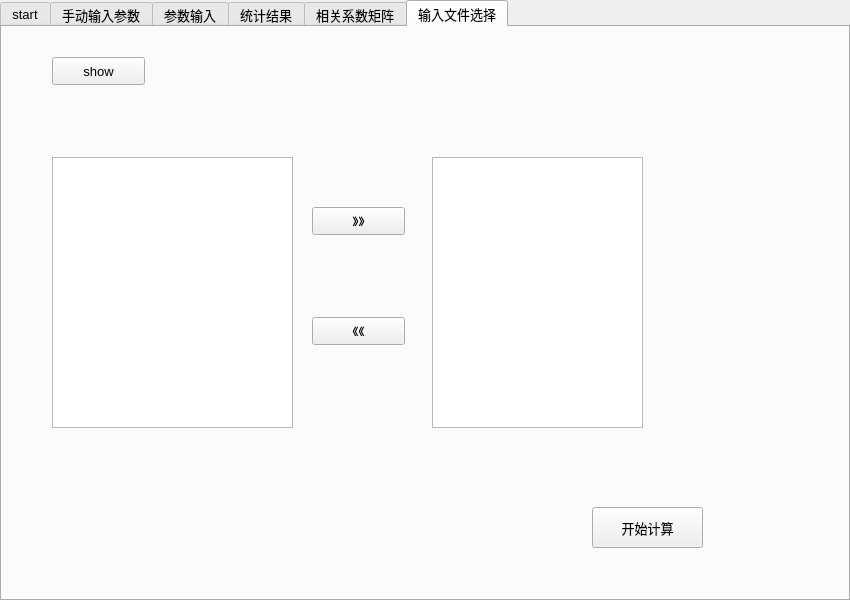
<?xml version="1.0" encoding="UTF-8"?>
<ui version="4.0">
 <class>Widget</class>
 <widget class="QWidget" name="Widget">
  <property name="geometry">
   <rect>
    <x>0</x>
    <y>0</y>
    <width>850</width>
    <height>600</height>
   </rect>
  </property>
  <property name="windowTitle">
   <string>Widget</string>
  </property>
  <widget class="QTabWidget" name="tabWidget">
   <property name="geometry">
    <rect>
     <x>0</x>
     <y>0</y>
     <width>850</width>
     <height>601</height>
    </rect>
   </property>
   <property name="font">
    <font>
     <family>Microsoft YaHei UI</family>
     <pointsize>10</pointsize>
    </font>
   </property>
   <property name="currentIndex">
    <number>5</number>
   </property>
   <widget class="QWidget" name="tab">
    <attribute name="title">
     <string>start</string>
    </attribute>
    <widget class="QPushButton" name="pushButton">
     <property name="geometry">
      <rect>
       <x>100</x>
       <y>300</y>
       <width>250</width>
       <height>100</height>
      </rect>
     </property>
     <property name="text">
      <string>文件输入</string>
     </property>
    </widget>
    <widget class="QPushButton" name="pushButton_2">
     <property name="geometry">
      <rect>
       <x>430</x>
       <y>300</y>
       <width>250</width>
       <height>100</height>
      </rect>
     </property>
     <property name="text">
      <string>手动输入</string>
     </property>
    </widget>
    <widget class="QLabel" name="label">
     <property name="geometry">
      <rect>
       <x>290</x>
       <y>130</y>
       <width>200</width>
       <height>70</height>
      </rect>
     </property>
     <property name="font">
      <font>
       <family>04b_21</family>
       <pointsize>20</pointsize>
      </font>
     </property>
     <property name="text">
      <string>选择输入方式</string>
     </property>
    </widget>
   </widget>
   <widget class="QWidget" name="tab_2">
    <attribute name="title">
     <string>手动输入参数</string>
    </attribute>
    <widget class="QLabel" name="label_2">
     <property name="geometry">
      <rect>
       <x>40</x>
       <y>30</y>
       <width>72</width>
       <height>30</height>
      </rect>
     </property>
     <property name="text">
      <string>参数量</string>
     </property>
    </widget>
    <widget class="QSpinBox" name="spinBox">
     <property name="geometry">
      <rect>
       <x>110</x>
       <y>30</y>
       <width>46</width>
       <height>30</height>
      </rect>
     </property>
    </widget>
    <widget class="QPushButton" name="pushButton_3">
     <property name="geometry">
      <rect>
       <x>190</x>
       <y>30</y>
       <width>93</width>
       <height>30</height>
      </rect>
     </property>
     <property name="text">
      <string>生成矩阵</string>
     </property>
    </widget>
    <widget class="QGroupBox" name="groupBox">
     <property name="geometry">
      <rect>
       <x>30</x>
       <y>80</y>
       <width>330</width>
       <height>400</height>
      </rect>
     </property>
     <property name="font">
      <font>
       <family>微软雅黑</family>
       <pointsize>12</pointsize>
      </font>
     </property>
     <property name="title">
      <string>参数输入</string>
     </property>
     <widget class="QComboBox" name="comboBox">
      <property name="geometry">
       <rect>
        <x>90</x>
        <y>50</y>
        <width>95</width>
        <height>22</height>
       </rect>
      </property>
     </widget>
     <widget class="QLabel" name="label_3">
      <property name="geometry">
       <rect>
        <x>20</x>
        <y>50</y>
        <width>72</width>
        <height>22</height>
       </rect>
      </property>
      <property name="font">
       <font>
        <family>微软雅黑</family>
        <pointsize>11</pointsize>
       </font>
      </property>
      <property name="text">
       <string>  参数</string>
      </property>
     </widget>
     <widget class="QLineEdit" name="lineEdit">
      <property name="geometry">
       <rect>
        <x>90</x>
        <y>100</y>
        <width>100</width>
        <height>25</height>
       </rect>
      </property>
     </widget>
     <widget class="QLabel" name="label_4">
      <property name="geometry">
       <rect>
        <x>10</x>
        <y>100</y>
        <width>72</width>
        <height>25</height>
       </rect>
      </property>
      <property name="font">
       <font>
        <family>微软雅黑</family>
        <pointsize>11</pointsize>
        <italic>false</italic>
       </font>
      </property>
      <property name="text">
       <string>  name</string>
      </property>
     </widget>
     <widget class="QLabel" name="label_5">
      <property name="geometry">
       <rect>
        <x>10</x>
        <y>150</y>
        <width>72</width>
        <height>25</height>
       </rect>
      </property>
      <property name="font">
       <font>
        <family>微软雅黑</family>
        <pointsize>11</pointsize>
       </font>
      </property>
      <property name="text">
       <string>   均值</string>
      </property>
     </widget>
     <widget class="QLabel" name="label_6">
      <property name="geometry">
       <rect>
        <x>10</x>
        <y>200</y>
        <width>72</width>
        <height>25</height>
       </rect>
      </property>
      <property name="font">
       <font>
        <family>微软雅黑</family>
        <pointsize>11</pointsize>
       </font>
      </property>
      <property name="text">
       <string>不确定度</string>
      </property>
     </widget>
     <widget class="QLineEdit" name="lineEdit_2">
      <property name="geometry">
       <rect>
        <x>90</x>
        <y>150</y>
        <width>130</width>
        <height>25</height>
       </rect>
      </property>
     </widget>
     <widget class="QLineEdit" name="lineEdit_3">
      <property name="geometry">
       <rect>
        <x>90</x>
        <y>200</y>
        <width>130</width>
        <height>25</height>
       </rect>
      </property>
     </widget>
     <widget class="QLabel" name="label_7">
      <property name="geometry">
       <rect>
        <x>10</x>
        <y>250</y>
        <width>72</width>
        <height>25</height>
       </rect>
      </property>
      <property name="font">
       <font>
        <family>微软雅黑</family>
        <pointsize>11</pointsize>
       </font>
      </property>
      <property name="text">
       <string>分布类型</string>
      </property>
     </widget>
     <widget class="QComboBox" name="comboBox_2">
      <property name="geometry">
       <rect>
        <x>90</x>
        <y>250</y>
        <width>95</width>
        <height>25</height>
       </rect>
      </property>
      <property name="font">
       <font>
        <family>微软雅黑</family>
        <pointsize>9</pointsize>
       </font>
      </property>
      <item>
       <property name="text">
        <string>均匀分布</string>
       </property>
      </item>
      <item>
       <property name="text">
        <string>正态分布</string>
       </property>
      </item>
     </widget>
     <widget class="QPushButton" name="pushButton_5">
      <property name="geometry">
       <rect>
        <x>70</x>
        <y>320</y>
        <width>130</width>
        <height>40</height>
       </rect>
      </property>
      <property name="font">
       <font>
        <family>微软雅黑</family>
        <pointsize>9</pointsize>
       </font>
      </property>
      <property name="text">
       <string>apply</string>
      </property>
     </widget>
     <widget class="QComboBox" name="comboBox_7">
      <property name="geometry">
       <rect>
        <x>220</x>
        <y>150</y>
        <width>80</width>
        <height>25</height>
       </rect>
      </property>
      <property name="font">
       <font>
        <pointsize>8</pointsize>
       </font>
      </property>
      <item>
       <property name="text">
        <string>g/cm^3</string>
       </property>
      </item>
     </widget>
     <widget class="QComboBox" name="comboBox_8">
      <property name="geometry">
       <rect>
        <x>220</x>
        <y>200</y>
        <width>51</width>
        <height>25</height>
       </rect>
      </property>
      <property name="font">
       <font>
        <pointsize>8</pointsize>
       </font>
      </property>
      <item>
       <property name="text">
        <string>1σ</string>
       </property>
      </item>
      <item>
       <property name="text">
        <string>2σ</string>
       </property>
      </item>
      <item>
       <property name="text">
        <string>3σ</string>
       </property>
      </item>
     </widget>
    </widget>
    <widget class="QGroupBox" name="groupBox_2">
     <property name="geometry">
      <rect>
       <x>400</x>
       <y>80</y>
       <width>330</width>
       <height>400</height>
      </rect>
     </property>
     <property name="font">
      <font>
       <family>Microsoft YaHei UI</family>
       <pointsize>12</pointsize>
      </font>
     </property>
     <property name="title">
      <string>协方差信息</string>
     </property>
     <widget class="QComboBox" name="comboBox_3">
      <property name="geometry">
       <rect>
        <x>140</x>
        <y>100</y>
        <width>87</width>
        <height>25</height>
       </rect>
      </property>
     </widget>
     <widget class="QLabel" name="label_8">
      <property name="geometry">
       <rect>
        <x>30</x>
        <y>100</y>
        <width>72</width>
        <height>25</height>
       </rect>
      </property>
      <property name="font">
       <font>
        <family>Microsoft YaHei UI</family>
        <pointsize>11</pointsize>
       </font>
      </property>
      <property name="text">
       <string>元素选择</string>
      </property>
     </widget>
     <widget class="QLineEdit" name="lineEdit_4">
      <property name="geometry">
       <rect>
        <x>130</x>
        <y>200</y>
        <width>113</width>
        <height>25</height>
       </rect>
      </property>
     </widget>
     <widget class="QLabel" name="label_9">
      <property name="geometry">
       <rect>
        <x>30</x>
        <y>200</y>
        <width>72</width>
        <height>22</height>
       </rect>
      </property>
      <property name="font">
       <font>
        <pointsize>11</pointsize>
       </font>
      </property>
      <property name="text">
       <string>协方差</string>
      </property>
     </widget>
     <widget class="QPushButton" name="pushButton_6">
      <property name="geometry">
       <rect>
        <x>80</x>
        <y>280</y>
        <width>130</width>
        <height>40</height>
       </rect>
      </property>
      <property name="font">
       <font>
        <pointsize>9</pointsize>
       </font>
      </property>
      <property name="text">
       <string>apply</string>
      </property>
     </widget>
    </widget>
    <widget class="QPushButton" name="pushButton_4">
     <property name="geometry">
      <rect>
       <x>20</x>
       <y>500</y>
       <width>95</width>
       <height>40</height>
      </rect>
     </property>
     <property name="text">
      <string>矩阵预览</string>
     </property>
    </widget>
    <widget class="QPushButton" name="pushButton_7">
     <property name="geometry">
      <rect>
       <x>600</x>
       <y>500</y>
       <width>95</width>
       <height>40</height>
      </rect>
     </property>
     <property name="text">
      <string>next</string>
     </property>
    </widget>
   </widget>
   <widget class="QWidget" name="tab_3">
    <attribute name="title">
     <string>参数输入</string>
    </attribute>
    <widget class="QLabel" name="label_10">
     <property name="geometry">
      <rect>
       <x>250</x>
       <y>120</y>
       <width>111</width>
       <height>30</height>
      </rect>
     </property>
     <property name="font">
      <font>
       <family>Microsoft YaHei UI</family>
       <pointsize>11</pointsize>
      </font>
     </property>
     <property name="text">
      <string>样本空间数</string>
     </property>
    </widget>
    <widget class="QLabel" name="label_11">
     <property name="geometry">
      <rect>
       <x>250</x>
       <y>230</y>
       <width>72</width>
       <height>30</height>
      </rect>
     </property>
     <property name="font">
      <font>
       <family>Microsoft YaHei UI</family>
       <pointsize>11</pointsize>
      </font>
     </property>
     <property name="text">
      <string>抽样方法</string>
     </property>
    </widget>
    <widget class="QComboBox" name="comboBox_4">
     <property name="geometry">
      <rect>
       <x>370</x>
       <y>230</y>
       <width>120</width>
       <height>30</height>
      </rect>
     </property>
     <property name="font">
      <font>
       <family>Microsoft YaHei UI</family>
       <pointsize>10</pointsize>
      </font>
     </property>
     <item>
      <property name="text">
       <string>SRS</string>
      </property>
     </item>
     <item>
      <property name="text">
       <string>LHS</string>
      </property>
     </item>
     <item>
      <property name="text">
       <string>LHS-CDC</string>
      </property>
     </item>
     <item>
      <property name="text">
       <string>LHS-SCDC</string>
      </property>
     </item>
    </widget>
    <widget class="QPushButton" name="pushButton_8">
     <property name="geometry">
      <rect>
       <x>150</x>
       <y>350</y>
       <width>150</width>
       <height>70</height>
      </rect>
     </property>
     <property name="styleSheet">
      <string notr="true">alternate-background-color: qlineargradient(spread:pad, x1:0, y1:0, x2:1, y2:0, stop:0 rgba(255, 178, 102, 255), stop:0.55 rgba(235, 148, 61, 255), stop:0.98 rgba(0, 0, 0, 255), stop:1 rgba(0, 0, 0, 0));</string>
     </property>
     <property name="text">
      <string>开始抽样计算</string>
     </property>
    </widget>
    <widget class="QPushButton" name="pushButton_9">
     <property name="geometry">
      <rect>
       <x>500</x>
       <y>350</y>
       <width>150</width>
       <height>70</height>
      </rect>
     </property>
     <property name="text">
      <string>数理统计</string>
     </property>
    </widget>
    <widget class="QSpinBox" name="spinBox_2">
     <property name="geometry">
      <rect>
       <x>370</x>
       <y>120</y>
       <width>71</width>
       <height>22</height>
      </rect>
     </property>
     <property name="maximum">
      <number>1000</number>
     </property>
    </widget>
   </widget>
   <widget class="QWidget" name="tab_4">
    <attribute name="title">
     <string>统计结果</string>
    </attribute>
    <widget class="QCustomPlot" name="qCustomPlot" native="true">
     <property name="geometry">
      <rect>
       <x>340</x>
       <y>160</y>
       <width>400</width>
       <height>330</height>
      </rect>
     </property>
    </widget>
    <widget class="QComboBox" name="comboBox_5">
     <property name="geometry">
      <rect>
       <x>80</x>
       <y>70</y>
       <width>91</width>
       <height>22</height>
      </rect>
     </property>
    </widget>
    <widget class="QLineEdit" name="lineEdit_6">
     <property name="geometry">
      <rect>
       <x>290</x>
       <y>50</y>
       <width>100</width>
       <height>25</height>
      </rect>
     </property>
     <property name="readOnly">
      <bool>true</bool>
     </property>
    </widget>
    <widget class="QLineEdit" name="lineEdit_7">
     <property name="geometry">
      <rect>
       <x>420</x>
       <y>50</y>
       <width>100</width>
       <height>25</height>
      </rect>
     </property>
     <property name="readOnly">
      <bool>true</bool>
     </property>
    </widget>
    <widget class="QLineEdit" name="lineEdit_8">
     <property name="geometry">
      <rect>
       <x>550</x>
       <y>50</y>
       <width>100</width>
       <height>25</height>
      </rect>
     </property>
     <property name="readOnly">
      <bool>true</bool>
     </property>
    </widget>
    <widget class="QLineEdit" name="lineEdit_9">
     <property name="geometry">
      <rect>
       <x>290</x>
       <y>90</y>
       <width>100</width>
       <height>25</height>
      </rect>
     </property>
     <property name="readOnly">
      <bool>true</bool>
     </property>
    </widget>
    <widget class="QLineEdit" name="lineEdit_10">
     <property name="geometry">
      <rect>
       <x>420</x>
       <y>90</y>
       <width>100</width>
       <height>25</height>
      </rect>
     </property>
     <property name="readOnly">
      <bool>true</bool>
     </property>
    </widget>
    <widget class="QLineEdit" name="lineEdit_11">
     <property name="geometry">
      <rect>
       <x>550</x>
       <y>90</y>
       <width>100</width>
       <height>25</height>
      </rect>
     </property>
     <property name="readOnly">
      <bool>true</bool>
     </property>
    </widget>
    <widget class="QLabel" name="label_12">
     <property name="geometry">
      <rect>
       <x>300</x>
       <y>20</y>
       <width>72</width>
       <height>15</height>
      </rect>
     </property>
     <property name="text">
      <string>输入值</string>
     </property>
    </widget>
    <widget class="QLabel" name="label_13">
     <property name="geometry">
      <rect>
       <x>430</x>
       <y>20</y>
       <width>70</width>
       <height>15</height>
      </rect>
     </property>
     <property name="text">
      <string>样本值</string>
     </property>
    </widget>
    <widget class="QLabel" name="label_14">
     <property name="geometry">
      <rect>
       <x>570</x>
       <y>20</y>
       <width>72</width>
       <height>15</height>
      </rect>
     </property>
     <property name="text">
      <string>差值</string>
     </property>
    </widget>
    <widget class="QLabel" name="label_15">
     <property name="geometry">
      <rect>
       <x>220</x>
       <y>50</y>
       <width>72</width>
       <height>25</height>
      </rect>
     </property>
     <property name="text">
      <string>均值</string>
     </property>
    </widget>
    <widget class="QLabel" name="label_16">
     <property name="geometry">
      <rect>
       <x>210</x>
       <y>90</y>
       <width>72</width>
       <height>25</height>
      </rect>
     </property>
     <property name="text">
      <string>不确定度</string>
     </property>
    </widget>
    <widget class="QPushButton" name="pushButton_10">
     <property name="geometry">
      <rect>
       <x>620</x>
       <y>520</y>
       <width>93</width>
       <height>28</height>
      </rect>
     </property>
     <property name="text">
      <string>next</string>
     </property>
    </widget>
    <widget class="QComboBox" name="comboBox_6">
     <property name="geometry">
      <rect>
       <x>100</x>
       <y>250</y>
       <width>141</width>
       <height>22</height>
      </rect>
     </property>
     <item>
      <property name="text">
       <string>均匀分布</string>
      </property>
     </item>
     <item>
      <property name="text">
       <string>正态分布</string>
      </property>
     </item>
    </widget>
    <widget class="QLabel" name="label_17">
     <property name="geometry">
      <rect>
       <x>30</x>
       <y>310</y>
       <width>101</width>
       <height>61</height>
      </rect>
     </property>
     <property name="text">
      <string>显著性水平</string>
     </property>
    </widget>
    <widget class="QLineEdit" name="lineEdit_12">
     <property name="geometry">
      <rect>
       <x>160</x>
       <y>330</y>
       <width>81</width>
       <height>21</height>
      </rect>
     </property>
    </widget>
    <widget class="QLineEdit" name="lineEdit_13">
     <property name="geometry">
      <rect>
       <x>180</x>
       <y>400</y>
       <width>41</width>
       <height>21</height>
      </rect>
     </property>
    </widget>
    <widget class="QLabel" name="label_18">
     <property name="geometry">
      <rect>
       <x>10</x>
       <y>400</y>
       <width>141</width>
       <height>20</height>
      </rect>
     </property>
     <property name="text">
      <string>是否符合当前分布</string>
     </property>
    </widget>
    <widget class="QLabel" name="label_19">
     <property name="geometry">
      <rect>
       <x>20</x>
       <y>70</y>
       <width>41</width>
       <height>21</height>
      </rect>
     </property>
     <property name="text">
      <string>参数</string>
     </property>
    </widget>
    <widget class="QLabel" name="label_20">
     <property name="geometry">
      <rect>
       <x>10</x>
       <y>250</y>
       <width>72</width>
       <height>22</height>
      </rect>
     </property>
     <property name="text">
      <string>分布类型</string>
     </property>
    </widget>
    <widget class="QPushButton" name="pushButton_11">
     <property name="geometry">
      <rect>
       <x>340</x>
       <y>490</y>
       <width>93</width>
       <height>28</height>
      </rect>
     </property>
     <property name="text">
      <string>保存图片</string>
     </property>
    </widget>
   </widget>
   <widget class="QWidget" name="tab_5">
    <attribute name="title">
     <string>相关系数矩阵</string>
    </attribute>
    <widget class="QTabWidget" name="tabWidget_2">
     <property name="geometry">
      <rect>
       <x>24</x>
       <y>30</y>
       <width>561</width>
       <height>471</height>
      </rect>
     </property>
     <property name="currentIndex">
      <number>0</number>
     </property>
     <widget class="QWidget" name="tab_6">
      <attribute name="title">
       <string>输入样本相关系数矩阵</string>
      </attribute>
      <widget class="QGroupBox" name="groupBox_3">
       <property name="geometry">
        <rect>
         <x>0</x>
         <y>0</y>
         <width>551</width>
         <height>431</height>
        </rect>
       </property>
       <property name="title">
        <string/>
       </property>
      </widget>
     </widget>
     <widget class="QWidget" name="tab_7">
      <attribute name="title">
       <string>相关系数矩阵</string>
      </attribute>
      <widget class="QGroupBox" name="groupBox_4">
       <property name="geometry">
        <rect>
         <x>0</x>
         <y>0</y>
         <width>551</width>
         <height>441</height>
        </rect>
       </property>
       <property name="title">
        <string/>
       </property>
      </widget>
     </widget>
     <widget class="QWidget" name="tab_8">
      <attribute name="title">
       <string>相关系数差值矩阵</string>
      </attribute>
      <widget class="QGroupBox" name="groupBox_5">
       <property name="geometry">
        <rect>
         <x>0</x>
         <y>0</y>
         <width>551</width>
         <height>441</height>
        </rect>
       </property>
       <property name="title">
        <string/>
       </property>
      </widget>
     </widget>
    </widget>
    <widget class="QPushButton" name="pushButton_13">
     <property name="geometry">
      <rect>
       <x>620</x>
       <y>140</y>
       <width>100</width>
       <height>40</height>
      </rect>
     </property>
     <property name="text">
      <string>导出INP</string>
     </property>
    </widget>
    <widget class="QPushButton" name="pushButton_14">
     <property name="geometry">
      <rect>
       <x>620</x>
       <y>280</y>
       <width>100</width>
       <height>40</height>
      </rect>
     </property>
     <property name="text">
      <string>开始计算</string>
     </property>
    </widget>
    <widget class="QSlider" name="horizontalSlider">
     <property name="geometry">
      <rect>
       <x>220</x>
       <y>520</y>
       <width>160</width>
       <height>22</height>
      </rect>
     </property>
     <property name="orientation">
      <enum>Qt::Horizontal</enum>
     </property>
    </widget>
    <widget class="QSlider" name="horizontalSlider_2">
     <property name="geometry">
      <rect>
       <x>400</x>
       <y>520</y>
       <width>160</width>
       <height>22</height>
      </rect>
     </property>
     <property name="orientation">
      <enum>Qt::Horizontal</enum>
     </property>
    </widget>
    <widget class="QPushButton" name="pushButton_16">
     <property name="geometry">
      <rect>
       <x>20</x>
       <y>500</y>
       <width>93</width>
       <height>28</height>
      </rect>
     </property>
     <property name="text">
      <string>保存图片</string>
     </property>
    </widget>
   </widget>
   <widget class="QWidget" name="tab_9">
    <attribute name="title">
     <string>输入文件选择</string>
    </attribute>
    <widget class="QPushButton" name="pushButton_12">
     <property name="geometry">
      <rect>
       <x>590</x>
       <y>480</y>
       <width>111</width>
       <height>41</height>
      </rect>
     </property>
     <property name="text">
      <string>开始计算</string>
     </property>
    </widget>
    <widget class="QListWidget" name="listWidget_2">
     <property name="geometry">
      <rect>
       <x>430</x>
       <y>130</y>
       <width>211</width>
       <height>271</height>
      </rect>
     </property>
     <property name="selectionMode">
      <enum>QAbstractItemView::ExtendedSelection</enum>
     </property>
    </widget>
    <widget class="QPushButton" name="pushButton_15">
     <property name="geometry">
      <rect>
       <x>310</x>
       <y>180</y>
       <width>93</width>
       <height>28</height>
      </rect>
     </property>
     <property name="text">
      <string>》》</string>
     </property>
    </widget>
    <widget class="QPushButton" name="pushButton_17">
     <property name="geometry">
      <rect>
       <x>50</x>
       <y>30</y>
       <width>93</width>
       <height>28</height>
      </rect>
     </property>
     <property name="text">
      <string>show</string>
     </property>
    </widget>
    <widget class="QListWidget" name="listWidget">
     <property name="geometry">
      <rect>
       <x>50</x>
       <y>130</y>
       <width>241</width>
       <height>271</height>
      </rect>
     </property>
     <property name="selectionMode">
      <enum>QAbstractItemView::ExtendedSelection</enum>
     </property>
    </widget>
    <widget class="QPushButton" name="pushButton_18">
     <property name="geometry">
      <rect>
       <x>310</x>
       <y>290</y>
       <width>93</width>
       <height>28</height>
      </rect>
     </property>
     <property name="text">
      <string>《《</string>
     </property>
    </widget>
   </widget>
  </widget>
 </widget>
 <layoutdefault spacing="6" margin="11"/>
 <customwidgets>
  <customwidget>
   <class>QCustomPlot</class>
   <extends>QWidget</extends>
   <header location="global">qcustomplot.h</header>
   <container>1</container>
  </customwidget>
 </customwidgets>
 <resources/>
 <connections/>
</ui>
